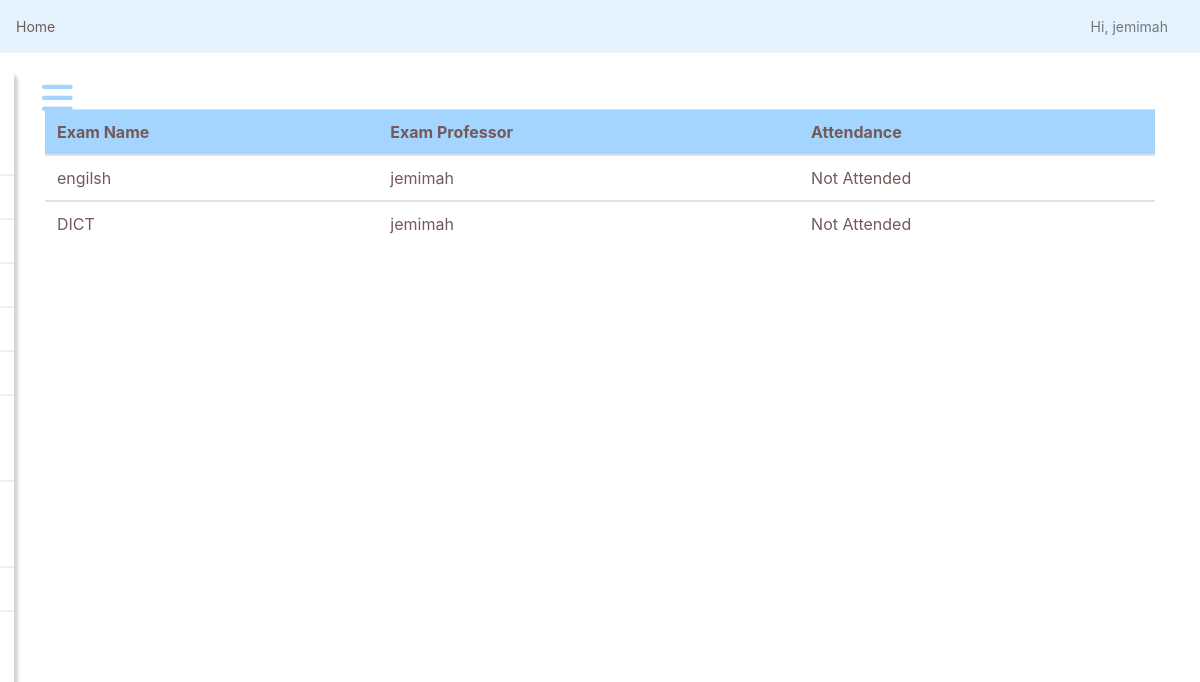
The app's page /exams/student/attendance/ (signed in) with its own data.
### questions/models.py (models this page shows, shortened)
class Exam_Model(models.Model):
    professor = models.ForeignKey(User, limit_choices_to={'groups__name': "Professor"}, on_delete=models.CASCADE)
    name = models.CharField(max_length=50)
    total_marks = models.IntegerField()
    question_paper = models.ForeignKey(Question_Paper, on_delete=models.CASCADE, related_name='exams')
    start_time = models.DateTimeField(default=datetime.now())
    end_time = models.DateTimeField(default=datetime.now())

### questions/views.py (the view)
# urls.py: path('student/attendance/',views.view_students_attendance,name="view_students_attendance")
@login_required(login_url='login')
def view_students_attendance(request):
    exams = Exam_Model.objects.all()
    list_of_completed = []
    list_un = []
    for exam in exams:
        if StuExam_DB.objects.filter(examname=exam.name ,student=request.user).exists():
            if StuExam_DB.objects.get(examname=exam.name,student=request.user).completed == 1:
                list_of_completed.append(exam)
        else:
            list_un.append(exam)
    return render(request,'exam/attendance.html',{
        'exams':list_un,
        'completed':list_of_completed
    })

### templates/exam/attendance.html (shortened to what this page needs)
{% extends 'base.html' %}
{% block body %}
    <div class="container">
        {% if exams %}
                <table class="table">
                    <thead class="thead" style="background-color: #a3d5ff;">
                        <tr>
                        <th scope="col">Exam Name</th>
                        <th scope="col">Exam Professor</th>
                        <th scope="col">Attendance</th>
                        </tr>
                    </thead>
                {% for exam in exams %}
                        <tbody>
                            <tr>
                            <td>{{exam.name}}</td>
                            <td>{{exam.professor}}</td>
                            <td>Not Attended</tr>
                        </tbody>
                {% endfor %}
                </table>
        {% endif %}
    </div>
{% endblock %}

### templates/base.html (shortened to what this page needs)
{% load static %}
<html lang="en">
<head>
     {% block css_block %}
    <link href="{% static 'css/bootstrap.min.css' %}" rel="stylesheet">
    <link href="{% static 'css/main.css' %}" rel="stylesheet">
    <link href="{% static 'css/dashboard.css' %}" rel="stylesheet">
     {% endblock %}
</head>
<body>
    <nav class="navbar navbar-light" style="background-color: #e3f2fd;">
      <a href="{% url 'index' %}" style="color:#745959" >Home</a>
      <ul class="navbar-nav px-3" style="display:flex;flex-direction:row;align-items:center">
        <li class="nav-item text-nowrap">
          <a class="nav-link" href="{% url 'email-student-pref' %}">Hi, {{request.user.username}}</a>
        </li>
      </ul>
    </nav>
    {% include 'partials/_sidebar.html' %}
      {% block body %}
      {% endblock %}
</body>
</html>

### exammain/static/css/dashboard.css (style rules this page uses)
body { font-size: .875rem; }

### templates/base.html (style rules this page uses)
* { color: #745959; }

### templates/partials/_sidebar.html (style rules this page uses)
* { margin: 0; padding: 0; list-style: none; text-decoration: none; }

### templates/exam/attendance.html (style rules this page uses)
* { color:#745959; }

### records on screen
Exam_Model: name "engilsh", professor "jemimah"
Exam_Model: name "DICT", professor "jemimah"

### other values on screen
{{ request.user.username }} "jemimah"
